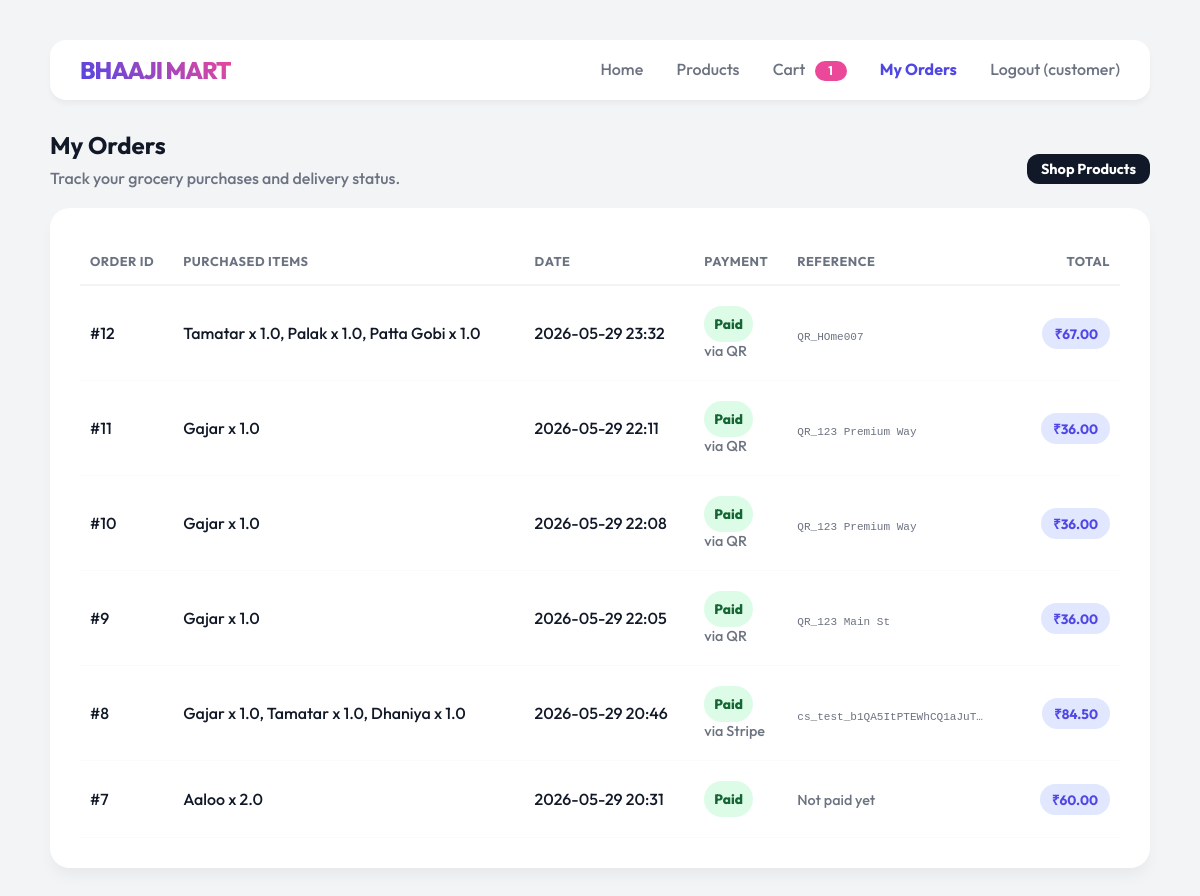
/my_orders (signed in), run on an earlier commit of the app's database.
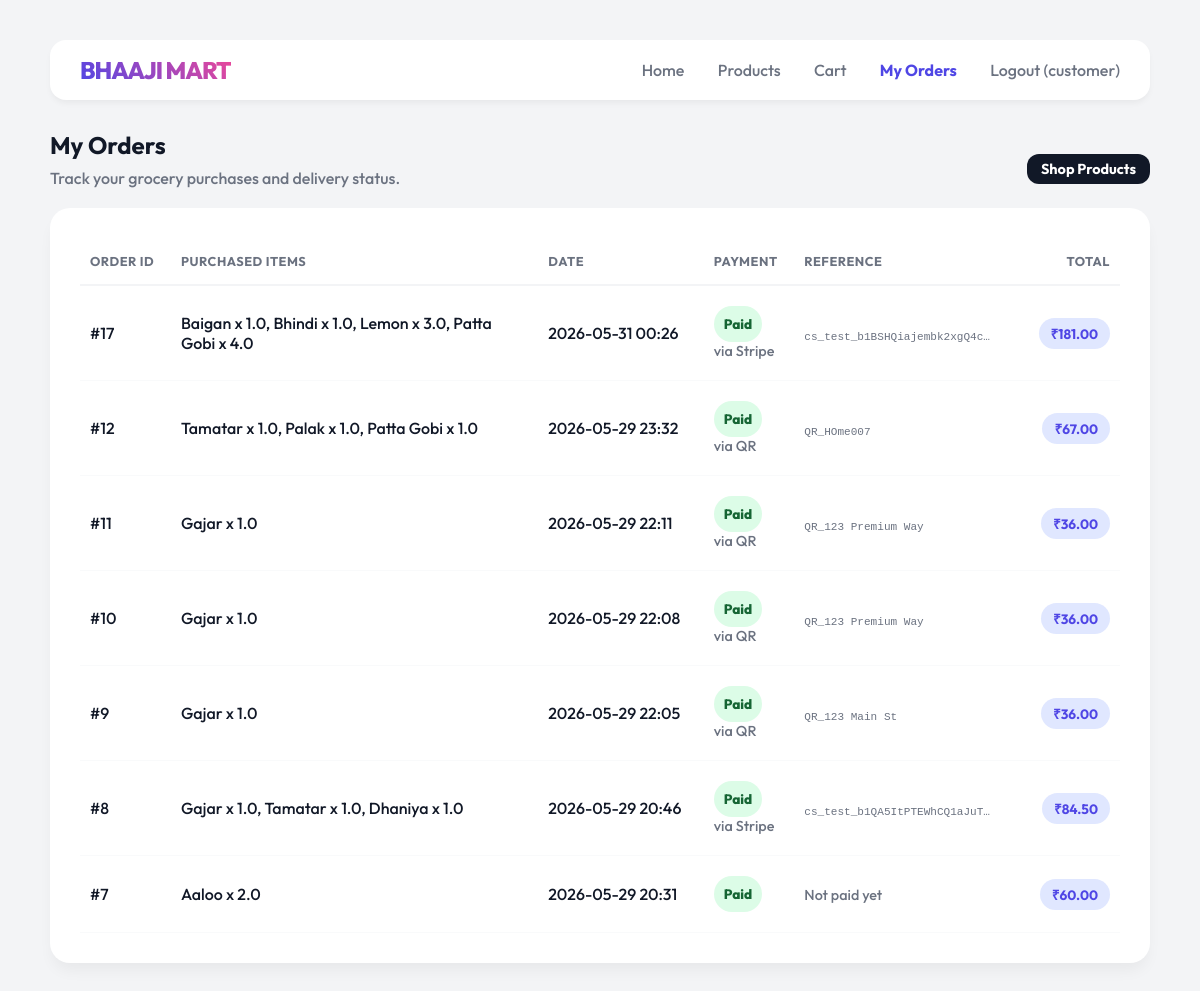
And on a later commit of the database.
### tables this page shows
CREATE TABLE orders (
        order_id INTEGER PRIMARY KEY AUTOINCREMENT,
        customer_name TEXT,
        customer_address TEXT,
        order_date TEXT,
        total_amount REAL
    , user_id INTEGER REFERENCES users(id), payment_status TEXT DEFAULT 'Paid', order_status TEXT DEFAULT 'Pending', payment_id TEXT, payment_method TEXT);

### backend/app.py (the view)
@app.route("/my_orders")
@customer_required
def my_orders():
    orders = get_orders_by_user(current_user.id)
    return render_template("my_orders.html", orders=orders)

### backend/app.py (called while the page is built)
@login_manager.user_loader
def load_user(user_id):
    conn = get_connection()
    user_data = conn.execute("SELECT * FROM users WHERE id = ?", (user_id,)).fetchone()
    conn.close()
    if user_data:
        return User(user_data['id'], user_data['username'], user_data['password_hash'], user_data['role'])
    return None

def customer_required(f):
    @wraps(f)
    @login_required
    def decorated_function(*args, **kwargs):
        if current_user.role != 'customer':
            return "403 Forbidden: Customers only", 403
        return f(*args, **kwargs)
    return decorated_function

@app.context_processor
def inject_cart_count():
    if current_user.is_authenticated and current_user.role == 'customer':
        return {"cart_count": get_cart_count(current_user.id)}
    return {"cart_count": 0}

### backend/db.py (called while the page is built)
def get_connection():
    conn = sqlite3.connect(DB_NAME)
    conn.row_factory = sqlite3.Row
    return conn

def get_cart_count(user_id):
    conn = get_connection()
    row = conn.execute(
        "SELECT COALESCE(SUM(quantity), 0) AS count FROM cart WHERE user_id = ?",
        (user_id,)
    ).fetchone()
    conn.close()
    return row["count"] if row else 0

### templates/my_orders.html
{% extends "base.html" %}
{% block content %}
<div class="page-header flex-between">
    <div>
        <h2 class="page-title">My Orders</h2>
        <p class="page-subtitle">Track your grocery purchases and delivery status.</p>
    </div>
    <a href="/new_order" class="btn btn-small">Shop Products</a>
</div>
<div class="main-content">
    {% if orders %}
    <table>
        <thead>
            <tr>
                <th>Order ID</th>
                <th>Purchased Items</th>
                <th>Date</th>
                <th>Payment</th>
                <th>Reference</th>
                <th class="text-right">Total</th>
            </tr>
        </thead>
        <tbody>
            {% for order in orders %}
            <tr onclick="window.location='/order/{{ order.order_id }}'" style="cursor: pointer;">
                <td>#{{ order.order_id }}</td>
                <td style="max-width: 320px;">{{ order.items or "No items" }}</td>
                <td>{{ order.order_date }}</td>
                <td>
                    <span class="stock-pill {% if order.payment_status == 'Paid' %}stock-in{% else %}stock-pending{% endif %}">
                        {{ order.payment_status or "Pending" }}
                    </span>
                    {% if order.payment_method %}
                    <div class="muted-cell">via {{ order.payment_method }}</div>
                    {% endif %}
                </td>
                <td>
                    {% if order.payment_id %}
                    <span class="payment-reference">{{ order.payment_id }}</span>
                    {% else %}
                    <span class="muted-cell">Not paid yet</span>
                    {% endif %}
                </td>
                <td class="text-right">
                    <span class="tag">&#8377;{{ "%.2f"|format(order.total_amount or 0) }}</span>
                </td>
            </tr>
            {% endfor %}
        </tbody>
    </table>
    {% else %}
    <div class="empty-state">
        <h3>No orders yet.</h3>
        <p>Your completed orders will appear here.</p>
        <a href="/new_order" class="btn">Browse Products</a>
    </div>
    {% endif %}
</div>
{% endblock %}

### templates/base.html (shortened to what this page needs)
<!DOCTYPE html>
<html lang="en">
<head>
    <link rel="stylesheet" href="{{ url_for('static', filename='style.css') }}">
</head>
<body>
    <div class="container">
        <div class="top-bar">
            <a href="/" class="logo">Bhaaji Mart</a>
            <div class="nav">
                {% if current_user.is_authenticated %}
                {% if current_user.role == 'customer' %}
                <a href="/" class="{% if request.path == '/' %}active{% endif %}">Home</a>
                <a href="/new_order" class="{% if request.path == '/new_order' %}active{% endif %}">Products</a>
                <a href="/cart" class="{% if request.path == '/cart' %}active{% endif %}">
                    Cart
                    {% if cart_count > 0 %}
                    <span class="cart-badge">{{ cart_count }}</span>
                    {% endif %}
                </a>
                <a href="/my_orders"
                    class="{% if request.path == '/my_orders' or request.path.startswith('/order/') %}active{% endif %}">My Orders</a>
                {% endif %}
                <a href="/logout">Logout ({{ current_user.username }})</a>
                {% else %}
                <a href="/login" class="{% if request.path == '/login' %}active{% endif %}">Login</a>
                {% endif %}
            </div>
        </div>
        {% block content %}{% endblock %}
    </div>
</body>
</html>

What changed in the data, as far as the page shows it:
added orders: order_id "17", items "Baigan x 1.0, Bhindi x 1.0, Lemon x 3.0, Patta Gobi x 4.0", order_date "2026-05-31 00:26", payment_status "Paid", payment_method "Stripe", payment_id "cs_test_b1BSHQiajembk2xgQ4c…", total_amount "181.00"
Also different on the page:
{{ cart_count }}: "1" → (not shown)
